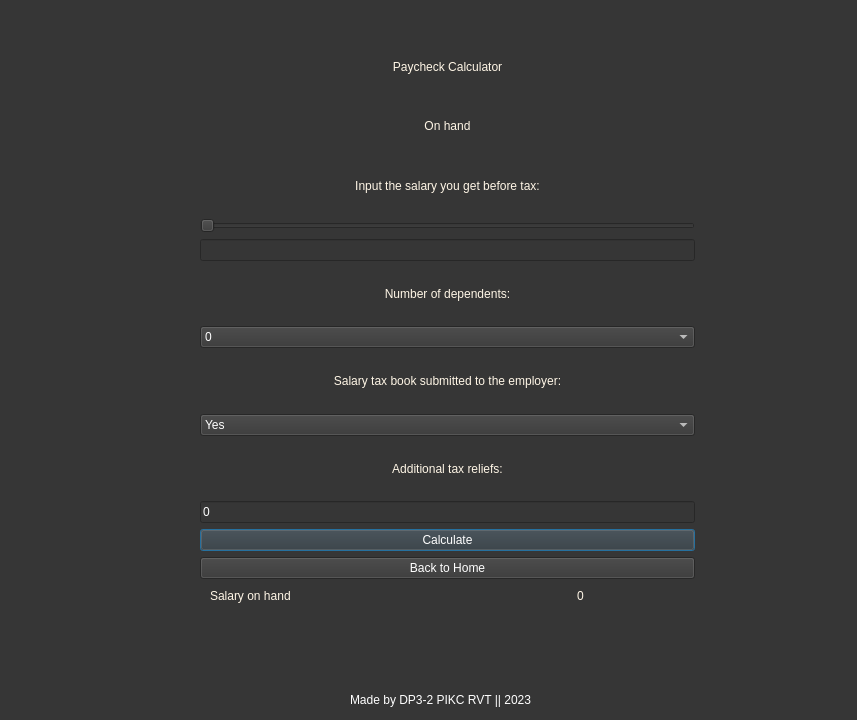
<?xml version="1.0" encoding="UTF-8"?>
<ui version="4.0">
 <class>Dialog</class>
 <widget class="QDialog" name="Dialog">
  <property name="geometry">
   <rect>
    <x>0</x>
    <y>0</y>
    <width>857</width>
    <height>720</height>
   </rect>
  </property>
  <property name="windowTitle">
   <string>Dialog</string>
  </property>
  <property name="styleSheet">
   <string notr="true">
background-color: rgb(54, 54, 54);</string>
  </property>
  <widget class="QLabel" name="Salary">
   <property name="geometry">
    <rect>
     <x>480</x>
     <y>580</y>
     <width>201</width>
     <height>31</height>
    </rect>
   </property>
   <property name="styleSheet">
    <string notr="true">color: rgb(255, 246, 230);
font: 20pt
 &quot;Rockwell&quot;;</string>
   </property>
   <property name="text">
    <string>0</string>
   </property>
   <property name="alignment">
    <set>Qt::AlignCenter</set>
   </property>
  </widget>
  <widget class="QLabel" name="label_9">
   <property name="geometry">
    <rect>
     <x>210</x>
     <y>580</y>
     <width>201</width>
     <height>31</height>
    </rect>
   </property>
   <property name="styleSheet">
    <string notr="true">color: rgb(255, 246, 230);
font: 20pt
 &quot;Rockwell&quot;;</string>
   </property>
   <property name="text">
    <string>Salary on hand</string>
   </property>
  </widget>
  <widget class="QLabel" name="label_10">
   <property name="geometry">
    <rect>
     <x>350</x>
     <y>690</y>
     <width>201</width>
     <height>20</height>
    </rect>
   </property>
   <property name="styleSheet">
    <string notr="true">font: 10pt &quot;MS Shell Dlg 2&quot;;
color: rgb(255, 255, 255);</string>
   </property>
   <property name="text">
    <string>Made by DP3-2 PIKC RVT || 2023</string>
   </property>
  </widget>
  <widget class="QWidget" name="layoutWidget">
   <property name="geometry">
    <rect>
     <x>200</x>
     <y>40</y>
     <width>495</width>
     <height>539</height>
    </rect>
   </property>
   <layout class="QVBoxLayout" name="verticalLayout_3">
    <item>
     <layout class="QVBoxLayout" name="verticalLayout_2">
      <item>
       <layout class="QVBoxLayout" name="verticalLayout">
        <item>
         <widget class="QLabel" name="label">
          <property name="styleSheet">
           <string notr="true">color: rgb(255, 246, 230);
font: 28pt &quot;Rockwell&quot;;</string>
          </property>
          <property name="text">
           <string>Paycheck Calculator</string>
          </property>
          <property name="alignment">
           <set>Qt::AlignCenter</set>
          </property>
         </widget>
        </item>
        <item>
         <widget class="QLabel" name="label_2">
          <property name="styleSheet">
           <string notr="true">color: rgb(255, 246, 230);
font: 14pt &quot;Rockwell&quot;;</string>
          </property>
          <property name="text">
           <string>On hand</string>
          </property>
          <property name="alignment">
           <set>Qt::AlignCenter</set>
          </property>
         </widget>
        </item>
        <item>
         <widget class="QLabel" name="label_3">
          <property name="styleSheet">
           <string notr="true">color: rgb(255, 246, 230);
font: 18pt &quot;Rockwell&quot;;</string>
          </property>
          <property name="text">
           <string>Input the salary you get before tax:</string>
          </property>
          <property name="alignment">
           <set>Qt::AlignCenter</set>
          </property>
         </widget>
        </item>
        <item>
         <widget class="QSlider" name="salarySlider">
          <property name="minimum">
           <number>500</number>
          </property>
          <property name="maximum">
           <number>3000</number>
          </property>
          <property name="singleStep">
           <number>10</number>
          </property>
          <property name="orientation">
           <enum>Qt::Horizontal</enum>
          </property>
         </widget>
        </item>
        <item>
         <widget class="QLineEdit" name="salary">
          <property name="styleSheet">
           <string notr="true">color: rgb(255, 255, 255);
font: 15pt &quot;Rockwell&quot;;</string>
          </property>
         </widget>
        </item>
        <item>
         <widget class="QLabel" name="label_4">
          <property name="styleSheet">
           <string notr="true">color: rgb(255, 246, 230);
font: 14pt &quot;Rockwell&quot;;</string>
          </property>
          <property name="text">
           <string>Number of dependents:</string>
          </property>
          <property name="alignment">
           <set>Qt::AlignCenter</set>
          </property>
         </widget>
        </item>
        <item>
         <widget class="QComboBox" name="depBox">
          <property name="styleSheet">
           <string notr="true">color: rgb(255, 255, 255);
font: 15pt &quot;Rockwell&quot;;</string>
          </property>
          <item>
           <property name="text">
            <string>0</string>
           </property>
          </item>
          <item>
           <property name="text">
            <string>1</string>
           </property>
          </item>
          <item>
           <property name="text">
            <string>2</string>
           </property>
          </item>
          <item>
           <property name="text">
            <string>3</string>
           </property>
          </item>
          <item>
           <property name="text">
            <string>4</string>
           </property>
          </item>
          <item>
           <property name="text">
            <string>5</string>
           </property>
          </item>
          <item>
           <property name="text">
            <string>6</string>
           </property>
          </item>
          <item>
           <property name="text">
            <string>7</string>
           </property>
          </item>
          <item>
           <property name="text">
            <string>8</string>
           </property>
          </item>
          <item>
           <property name="text">
            <string>9</string>
           </property>
          </item>
         </widget>
        </item>
        <item>
         <widget class="QLabel" name="label_5">
          <property name="styleSheet">
           <string notr="true">color: rgb(255, 246, 230);
font: 14pt &quot;Rockwell&quot;;</string>
          </property>
          <property name="text">
           <string>Salary tax book submitted to the employer:</string>
          </property>
          <property name="alignment">
           <set>Qt::AlignCenter</set>
          </property>
         </widget>
        </item>
        <item>
         <widget class="QComboBox" name="taxBox">
          <property name="styleSheet">
           <string notr="true">color: rgb(255, 255, 255);
font: 15pt &quot;Rockwell&quot;;</string>
          </property>
          <item>
           <property name="text">
            <string>Yes</string>
           </property>
          </item>
          <item>
           <property name="text">
            <string>No</string>
           </property>
          </item>
         </widget>
        </item>
        <item>
         <widget class="QLabel" name="label_6">
          <property name="styleSheet">
           <string notr="true">color: rgb(255, 246, 230);
font: 14pt &quot;Rockwell&quot;;</string>
          </property>
          <property name="text">
           <string>Additional tax reliefs:</string>
          </property>
          <property name="alignment">
           <set>Qt::AlignCenter</set>
          </property>
         </widget>
        </item>
        <item>
         <widget class="QLineEdit" name="taxRelief">
          <property name="styleSheet">
           <string notr="true">color: rgb(255, 255, 255);
font: 15pt &quot;Rockwell&quot;;</string>
          </property>
          <property name="text">
           <string>0</string>
          </property>
          <property name="frame">
           <bool>true</bool>
          </property>
         </widget>
        </item>
       </layout>
      </item>
      <item>
       <widget class="QPushButton" name="calculate">
        <property name="styleSheet">
         <string notr="true">color: rgb(255, 255, 255);
font: 12pt &quot;Rockwell&quot;;</string>
        </property>
        <property name="text">
         <string>Calculate</string>
        </property>
       </widget>
      </item>
     </layout>
    </item>
    <item>
     <widget class="QPushButton" name="home">
      <property name="styleSheet">
       <string notr="true">color: rgb(255, 255, 255);
font: 12pt &quot;Rockwell&quot;;</string>
      </property>
      <property name="text">
       <string>Back to Home</string>
      </property>
     </widget>
    </item>
   </layout>
  </widget>
 </widget>
 <resources/>
 <connections/>
</ui>
